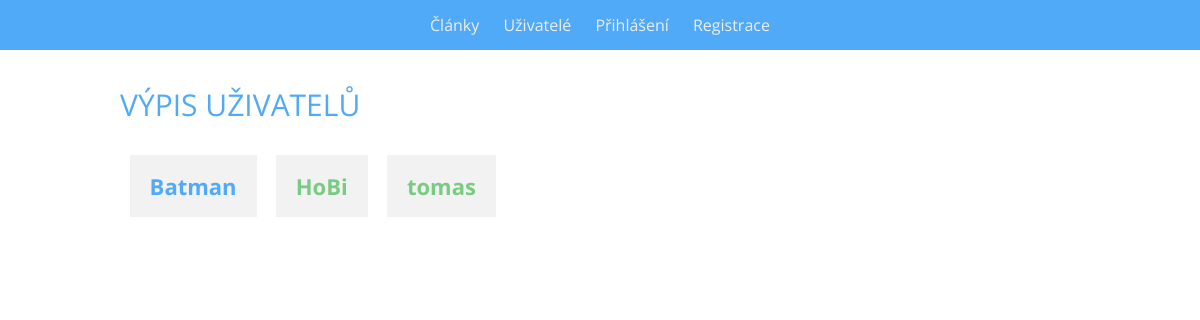
Page /uzivatele on the earlier database version.
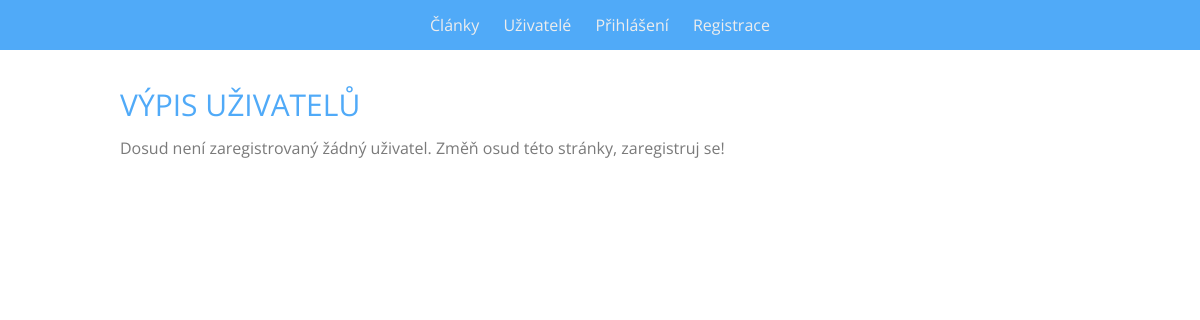
Same page on the later database version.
### tables this page shows
CREATE TABLE IF NOT EXISTS `users` (
  `users_id` int(11) NOT NULL,
  `nickname` varchar(40) NOT NULL,
  `password` char(255) NOT NULL,
  `email` varchar(100) NOT NULL,
  `admin` int(11) NOT NULL DEFAULT '0',
  `url` varchar(40) DEFAULT NULL,
  `description` varchar(500) NOT NULL,
  `motto` varchar(140) NOT NULL,
  `website` varchar(80) NOT NULL,
  `facebook` varchar(80) NOT NULL,
  `twitter` varchar(80) NOT NULL,
  `googleplus` varchar(80) NOT NULL
);

### index.php (called while the page is built, shortened)
<?php
$router = new RouterController();
$router->process(array($_SERVER['REQUEST_URI']));
$router->printView();

### controllers/UsersController.php (called while the page is built, shortened)
<?php
class UsersController extends Controller
{
    public function process($parameters)
    {
        $userManager = new UserManager();
        $users = $userManager->getUsers();
    }
}

### models/Db.php (called while the page is built, shortened)
<?php
class Db
{
    private static $connection;
    private static $settings = array
    (
        PDO::ATTR_ERRMODE => PDO::ERRMODE_EXCEPTION,
        PDO::MYSQL_ATTR_INIT_COMMAND => "SET NAMES utf8",
        PDO::ATTR_EMULATE_PREPARES => false
    );
    public static function logIn($host, $user, $password, $database)
    {
        if (!isset(self::$connection))
        {
            self::$connection = @new PDO
            (
                "mysql:host=$host;dbname=$database",
                $user,
                $password,
                self::$settings
            );
        }
    }
    public static function queryAll($query, $parameters = array())
    {
        $result = self::$connection->prepare($query);
        $result->execute($parameters);
        return $result->fetchAll();
    }
}

### models/UserManager.php (called while the page is built, shortened)
<?php
class UserManager
{
    public function getUsers()
    {
        return Db::queryAll('
            SELECT `users_id`, `nickname`, `url`, `description`, `admin`
            FROM `users`
            ORDER BY `nickname` ASC
        ');
    }
}

### controllers/RouterController.php (called while the page is built, shortened)
<?php
class RouterController extends Controller
{
    protected $controller;
    function process($parameters)
    {
        $parsedURL = $this->parseURL($parameters[0]);
        $address = Url::getController($parsedURL[0]);
        $controllerClass = $this->dashesToCamelCase($address . 'Controller');
        if (file_exists("controllers/" . $controllerClass . ".php"))
            $this->controller = new $controllerClass;
        else
        {
            $this->redirect(Url::getAlias('error'));
        }
        $this->controller->process($parsedURL);
    }
    private function parseURL($url)
    {
        $parsedURL = parse_url($url)['path'];
        $parsedURL = ltrim($parsedURL, '/');
        $parsedURL = trim($parsedURL);
        $partedPath = explode('/', $parsedURL);
        return $partedPath;
    }
}

### models/Url.php (called while the page is built, shortened)
<?php
class Url
{
    private static $urls = array();
    public static function getAlias($controller)
    {
            return self::$urls[$controller];
    }
    public static function init()
    {
        self::$urls = array();
        foreach (self::getUrlRecord() as $row)
        {
            self::$urls[$row['controller']] = $row['alias'];
        }
    }
    private static function getUrlRecord()
    {
        $record = Db::queryAll('
            SELECT `controller`, `alias`
            FROM `url`
        ');
        return $record;
    }
}

### views/users.phtml (the view, shortened to what this page needs)
<h1 class="heading">Výpis uživatelů</h1>
<ul class="list">
    <?php foreach ($users as $user) : ?>
        <?php $adminClass = ($user['admin']) ? 'user__name--admin' : ''; ?>
        <li class="user user--in-list">
            <a class="user__name <?= $adminClass ?>" href="<?= Url::getAlias('user') ?>/<?= $user['url'] ?>"><?= $user['nickname'] ?></a>
        </li>
    <?php endforeach ?>
</ul>
<?php if(empty($users)): ?>
    <p class="info">Dosud není zaregistrovaný žádný uživatel. Změň osud této stránky, zaregistruj se!</p>
<?php endif ?>

Differences in the rows shown:
removed users: nickname "Batman", admin 0 (drawn)
removed users: nickname "HoBi"
removed users: nickname "tomas"
Other differences:
text now shown: "Dosud není zaregistrovaný žádný uživatel. Změň osud této stránky, zaregistruj se!"
